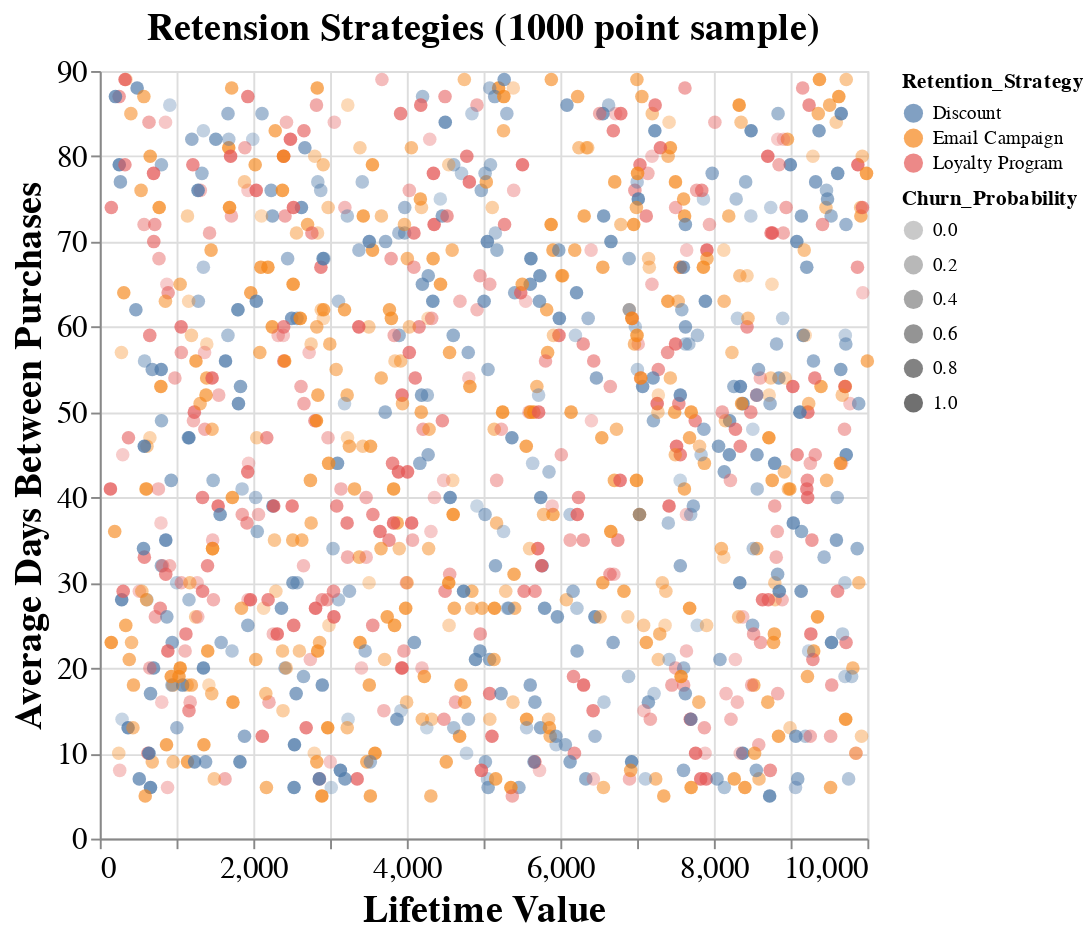

The cell this chart's notebook holds for it:
### Markdown cell above
## Charts For Dashboard Markup

### Code cell
story_2_example = alt.Chart(sales_1000_sample_df).mark_circle(size = 50).encode(
    alt.X('Lifetime_Value', title='Lifetime Value'),
    alt.Y('Time_Between_Purchases', title='Average Days Between Purchases'),
    color = 'Retention_Strategy',
    opacity = 'Churn_Probability'
).properties(
    title = alt.Title('Retension Strategies (1000 point sample)',fontSize=20),
    height = 400,
    width = 400,
).configure_axis(
    labelFontSize=16,
    titleFontSize=20
)
story_2_example

### Figure 1 — Vega specification as saved in the notebook (floating-point values rounded to 4 significant figures; data arrays with more than 128 entries replaced by an {"elided": "..."} marker saying what was removed)
{"$schema": "https://vega.github.io/schema/vega/v5.json", "data": [{"name": "source_0", "values": {"elided": "1000 records"}}, {"name": "source_0_x_domain_Lifetime_Value", "values": [{"min": 138.6, "max": 9999.0}]}, {"name": "source_0_y_domain_Time_Between_Purchases", "values": [{"min": 5, "max": 89}]}, {"name": "source_0_color_domain_Retention_Strategy", "values": [{"Retention_Strategy": "Loyalty Program"}, {"Retention_Strategy": "Email Campaign"}, {"Retention_Strategy": "Discount"}]}, {"name": "source_0_opacity_domain_Churn_Probability", "values": [{"min": 0.0, "max": 1.0}]}], "marks": [{"type": "symbol", "name": "marks", "from": {"data": "source_0"}, "encode": {"update": {"y": {"field": "Time_Between_Purchases", "scale": "y"}, "fill": {"field": "Retention_Strategy", "scale": "color"}, "size": {"value": 50}, "x": {"field": "Lifetime_Value", "scale": "x"}, "opacity": {"field": "Churn_Probability", "scale": "opacity"}, "shape": {"value": "circle"}}}, "style": ["circle"]}], "scales": [{"name": "x", "type": "linear", "domain": [{"signal": "(data(\"source_0_x_domain_Lifetime_Value\")[0] || {}).min"}, {"signal": "(data(\"source_0_x_domain_Lifetime_Value\")[0] || {}).max"}], "range": [0, {"signal": "width"}], "zero": true, "nice": true}, {"name": "y", "type": "linear", "domain": [{"signal": "(data(\"source_0_y_domain_Time_Between_Purchases\")[0] || {}).min"}, {"signal": "(data(\"source_0_y_domain_Time_Between_Purchases\")[0] || {}).max"}], "range": [{"signal": "height"}, 0], "nice": true, "zero": true}, {"name": "color", "type": "ordinal", "domain": {"data": "source_0_color_domain_Retention_Strategy", "field": "Retention_Strategy", "sort": true}, "range": "category"}, {"name": "opacity", "type": "linear", "domain": [{"signal": "(data(\"source_0_opacity_domain_Churn_Probability\")[0] || {}).min"}, {"signal": "(data(\"source_0_opacity_domain_Churn_Probability\")[0] || {}).max"}], "range": [0.3, 0.8], "zero": false}], "axes": [{"scale": "x", "domain": false, "ticks": false, "zindex": 0, "maxExtent": 0, "labels": false, "grid": true, "gridScale": "y", "orient": "bottom", "aria": false, "tickCount": {"signal": "ceil(width/40)"}, "minExtent": 0}, {"scale": "y", "maxExtent": 0, "orient": "left", "gridScale": "x", "zindex": 0, "domain": false, "ticks": false, "minExtent": 0, "grid": true, "tickCount": {"signal": "ceil(height/40)"}, "labels": false, "aria": false}, {"scale": "x", "orient": "bottom", "labelFlush": true, "zindex": 0, "title": "Lifetime Value", "grid": false, "labelOverlap": true, "tickCount": {"signal": "ceil(width/40)"}}, {"scale": "y", "orient": "left", "tickCount": {"signal": "ceil(height/40)"}, "zindex": 0, "title": "Average Days Between Purchases", "grid": false, "labelOverlap": true}], "title": {"text": "Retension Strategies (1000 point sample)", "frame": "group", "fontSize": 20}, "width": 400, "background": "white", "padding": 5, "style": "cell", "legends": [{"fill": "color", "symbolType": "circle", "title": "Retention_Strategy", "encode": {"symbols": {"update": {"opacity": {"value": 0.7}}}}}, {"opacity": "opacity", "symbolType": "circle", "title": "Churn_Probability", "encode": {"symbols": {"update": {"fill": {"value": "black"}, "fillOpacity": {"value": 0.7}, "stroke": {"value": "transparent"}}}}}], "height": 400, "config": {"axis": {"labelFontSize": 16, "titleFontSize": 20}}}
